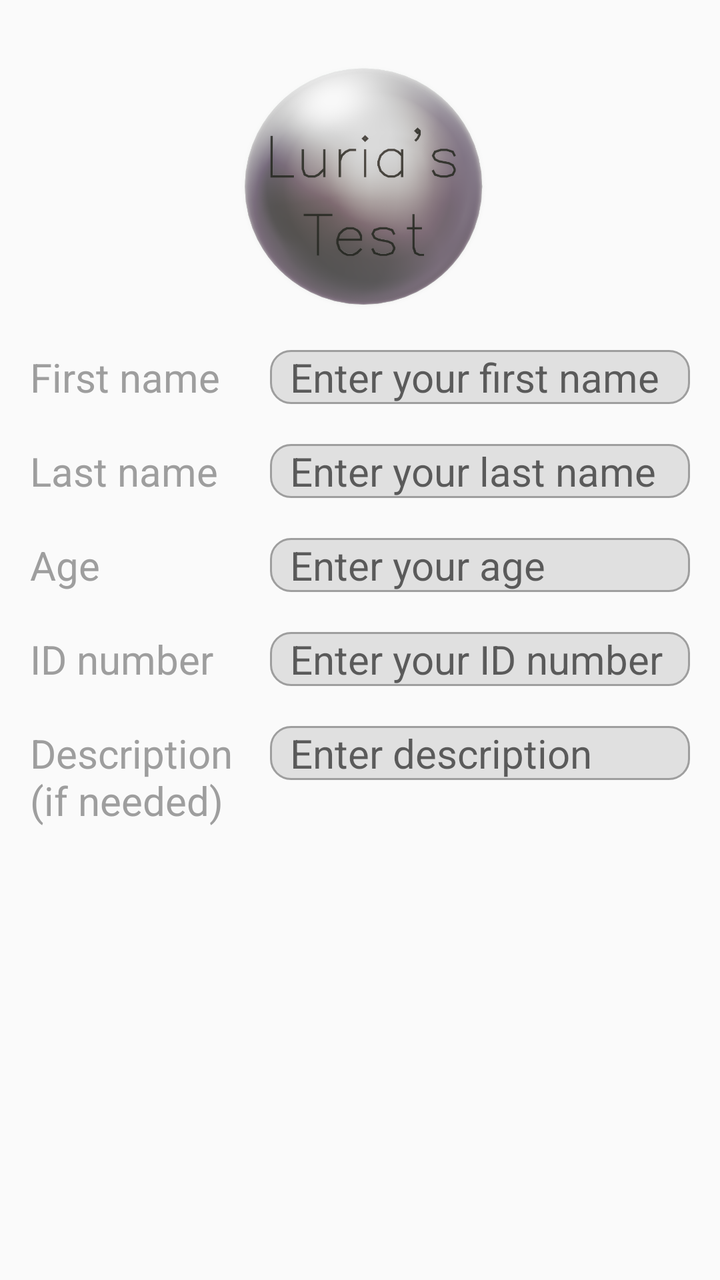
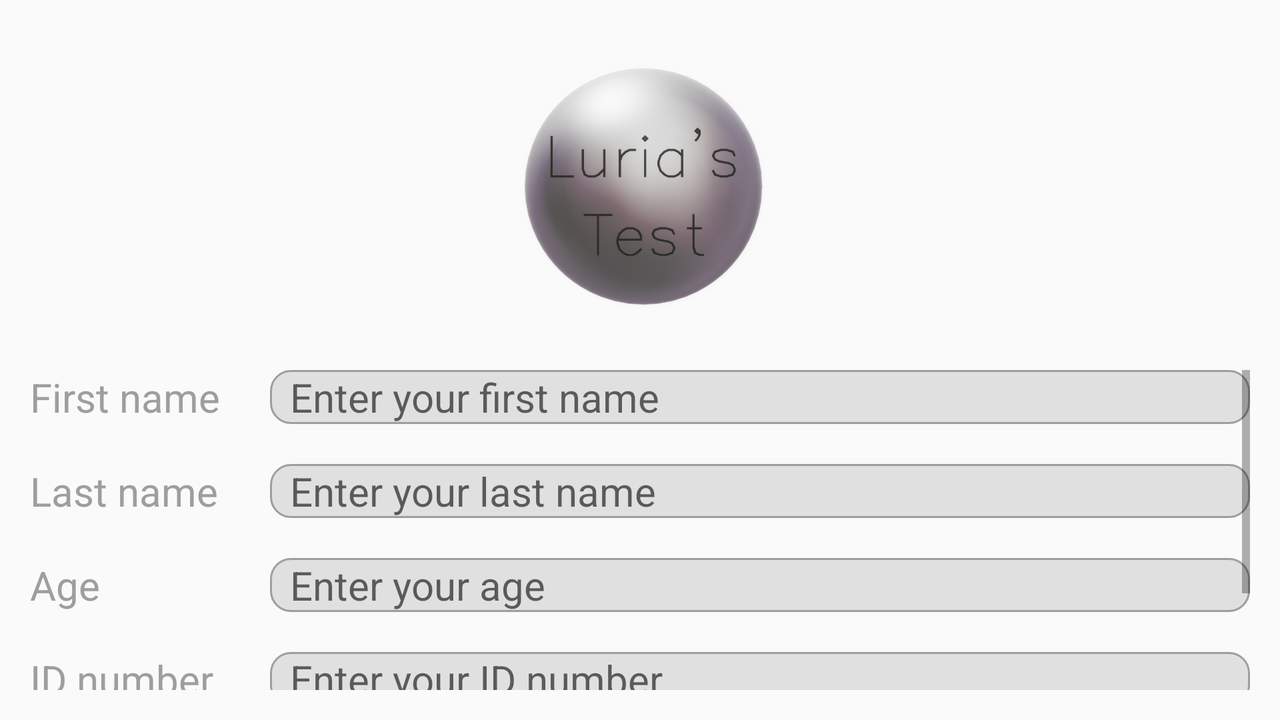

Two renders of one Android screen. The first uses the default layout on a phone; the second uses the alternative layout the repository ships for a different screen configuration, on a matching device. The two XML files are below.
<!-- AndroidManifest.xml: application theme AppTheme -->
<!-- res/layout/edit_existing_data.xml -->
<?xml version="1.0" encoding="utf-8"?>
<RelativeLayout
xmlns:android="http://schemas.android.com/apk/res/android"
android:layout_width="match_parent"
android:layout_height="match_parent"
android:padding="10dp">

<ImageView
    android:id="@+id/logo"
    android:layout_width="170dp"
    android:layout_height="170dp"
    android:src="@drawable/logo_luria"
    android:layout_centerHorizontal="true"
    android:padding="5dp"/>

    <ScrollView
        android:layout_width="fill_parent"
        android:layout_height="fill_parent"
        android:layout_marginTop="160dp"
        android:padding="5dp">

        <RelativeLayout
            android:layout_width="fill_parent"
            android:layout_height="fill_parent">

<TextView
    android:id="@+id/textFirstName"
    android:layout_width="120dp"
    android:layout_height="wrap_content"

    android:layout_alignBaseline="@+id/editTextFirstName"

    android:fontFamily="sans-serif"
    android:text="@string/textFirstName"

    android:textAllCaps="false"
    android:textColor="@color/colorPrimaryDark"
    android:textSize="20sp"
    android:typeface="monospace" />

<EditText
    android:hint="@string/editTextFirstName"
    android:layout_width="match_parent"
    android:layout_height="wrap_content"
    android:paddingLeft="10dp"

    android:textColor="@color/colorAccent"
    android:background="@drawable/mybutton"

    android:layout_toRightOf="@id/textFirstName"
    android:layout_below="@id/logo"

    android:fontFamily="sans-serif"
    android:typeface="monospace"
    android:textAllCaps="false"
    android:textSize="20dp"

    android:id="@+id/editTextFirstName"/>

<TextView
    android:text="@string/textLastName"
    android:layout_width="120dp"
    android:layout_height="wrap_content"
    android:layout_marginTop="20dp"

    android:textColor="@color/colorPrimaryDark"
    android:layout_below="@id/textFirstName"

    android:fontFamily="sans-serif"
    android:typeface="monospace"
    android:textAllCaps="false"
    android:textSize="20dp"

    android:id="@+id/textLastName"/>

<EditText
    android:hint="@string/editTextLastName"
    android:layout_width="match_parent"
    android:layout_height="wrap_content"
    android:layout_marginTop="20dp"
    android:paddingLeft="10dp"

    android:textColor="@color/colorAccent"
    android:background="@drawable/mybutton"

    android:layout_toRightOf="@id/textLastName"
    android:layout_below="@id/editTextFirstName"

    android:fontFamily="sans-serif"
    android:typeface="monospace"
    android:textAllCaps="false"
    android:textSize="20dp"

    android:id="@+id/editTextLastName"/>

<TextView
    android:text="@string/textAge"
    android:layout_width="120dp"
    android:layout_height="wrap_content"
    android:layout_marginTop="20dp"

    android:textColor="@color/colorPrimaryDark"
    android:layout_below="@id/textLastName"

    android:fontFamily="sans-serif"
    android:typeface="monospace"
    android:textAllCaps="false"
    android:textSize="20dp"

    android:id="@+id/textAge"/>

<EditText
    android:hint="@string/editTextAge"
    android:layout_width="match_parent"
    android:layout_height="wrap_content"
    android:layout_marginTop="20dp"
    android:paddingLeft="10dp"

    android:textColor="@color/colorAccent"
    android:background="@drawable/mybutton"

    android:layout_toRightOf="@id/textAge"
    android:layout_below="@id/editTextLastName"

    android:fontFamily="sans-serif"
    android:typeface="monospace"
    android:textAllCaps="false"
    android:textSize="20dp"

    android:id="@+id/editTextAge"/>

<TextView
    android:text="@string/textIDNumber"
    android:layout_width="120dp"
    android:layout_height="wrap_content"
    android:layout_marginTop="20dp"

    android:textColor="@color/colorPrimaryDark"
    android:layout_below="@id/textAge"

    android:fontFamily="sans-serif"
    android:typeface="monospace"
    android:textAllCaps="false"
    android:textSize="20dp"

    android:id="@+id/textIDNumber"/>

<EditText
    android:hint="@string/editTextIDNumber"
    android:layout_width="match_parent"
    android:layout_height="wrap_content"
    android:layout_marginTop="20dp"
    android:paddingLeft="10dp"

    android:textColor="@color/colorAccent"
    android:background="@drawable/mybutton"

    android:layout_toRightOf="@id/textIDNumber"
    android:layout_below="@id/editTextAge"

    android:fontFamily="sans-serif"
    android:typeface="monospace"
    android:textAllCaps="false"
    android:textSize="20dp"

    android:id="@+id/editTextIDNumber"/>

<TextView
    android:text="@string/textDescription"
    android:layout_width="120dp"
    android:layout_height="wrap_content"
    android:layout_marginTop="20dp"

    android:textColor="@color/colorPrimaryDark"
    android:layout_below="@id/textIDNumber"

    android:fontFamily="sans-serif"
    android:typeface="monospace"
    android:textAllCaps="false"
    android:textSize="20dp"

    android:id="@+id/textDescription"/>

<EditText
    android:hint="@string/editTextDescription"
    android:layout_width="match_parent"
    android:layout_height="wrap_content"
    android:layout_marginTop="20dp"
    android:paddingLeft="10dp"

    android:textColor="@color/colorAccent"
    android:background="@drawable/mybutton"

    android:layout_toRightOf="@id/textDescription"
    android:layout_below="@id/editTextIDNumber"

    android:fontFamily="sans-serif"
    android:typeface="monospace"
    android:textAllCaps="false"
    android:textSize="20dp"

    android:id="@+id/editTextDescription"/>

        </RelativeLayout>
    </ScrollView>
</RelativeLayout>
<!-- resources referenced by this layout -->
<resources>
  <color name="colorAccent">#37474F</color>
  <color name="colorPrimaryDark">#9E9E9E</color>
  <!-- drawable logo_luria: png bitmap (drawable, 215594 bytes) -->
  <!-- drawable mybutton (drawable) -->
  <?xml version="1.0" encoding="utf-8"?>
  <selector xmlns:android="http://schemas.android.com/apk/res/android" >
      <item android:state_pressed="true" >
          <shape android:shape="rectangle"  >
              <corners android:radius="3dip" />
              <stroke android:width="1dip" android:color="@color/colorPrimaryDark" />
              <gradient android:angle="-90" android:startColor="@color/colorPrimary" android:endColor="@color/colorPrimaryDark"  />
          </shape>
      </item>
      <item android:state_focused="true">
          <shape android:shape="rectangle"  >
              <corners android:radius="3dip" />
              <stroke android:width="1dip" android:color="@color/colorAccent" />
              <solid android:color="@color/colorAccent"/>
          </shape>
      </item>
      <item >
          <shape android:shape="rectangle"  >
              <corners android:radius="10dip" />
              <stroke android:width="1dip" android:color="@color/colorPrimaryDark" />
              <gradient android:angle="-90" android:startColor="@color/colorPrimary" android:endColor="@color/colorPrimary" />
          </shape>
      </item>
  </selector>
  <string name="editTextAge">"Enter your age"</string>
  <string name="editTextDescription">"Enter description"</string>
  <string name="editTextFirstName">"Enter your first name"</string>
  <string name="editTextIDNumber">"Enter your ID number"</string>
  <string name="editTextLastName">"Enter your last name"</string>
  <string name="textAge">"Age"</string>
  <string name="textDescription">"Description (if needed)"</string>
  <string name="textFirstName">"First name"</string>
  <string name="textIDNumber">"ID number"</string>
  <string name="textLastName">"Last name"</string>
  <style name="AppTheme" parent="Theme.AppCompat.DayNight.NoActionBar">
          
          <item name="colorPrimary">@color/background</item>
          <item name="colorPrimaryDark">@color/text</item>
          <item name="colorAccent">@color/text</item>
          <item name="android:windowContentOverlay">@null</item>
      </style>
  <color name="colorPrimary">#E0E0E0</color>
  <color name="background">#FFFFFF</color>
  <color name="text">#01579B</color>
</resources>
<!-- res/layout-land/edit_existing_data.xml (the repository's variant of the layout above) -->
<!-- drawn on the phone turned sideways -->
<?xml version="1.0" encoding="utf-8"?>
<RelativeLayout
xmlns:android="http://schemas.android.com/apk/res/android"
android:layout_width="match_parent"
android:layout_height="match_parent"
android:padding="10dp"
    android:id="@+id/eedRelativeLayout"
    android:clickable="true"
    android:focusableInTouchMode="true"
    android:focusable="true">

<ImageView
    android:id="@+id/logo"
    android:layout_width="170dp"
    android:layout_height="170dp"
    android:src="@drawable/logo_luria"
    android:layout_centerHorizontal="true"
    android:padding="5dp"/>

    <ScrollView
        android:layout_width="fill_parent"
        android:layout_height="fill_parent"
        android:layout_below="@id/logo"
        android:padding="5dp">

        <RelativeLayout
            android:layout_width="fill_parent"
            android:layout_height="wrap_content">

<TextView
    android:id="@+id/textFirstName"
    android:layout_width="120dp"
    android:layout_height="wrap_content"
    android:layout_alignBaseline="@+id/editTextFirstName"
    android:fontFamily="sans-serif"
    android:text="@string/textFirstName"
    android:textAllCaps="false"
    android:textColor="@color/colorPrimaryDark"
    android:textSize="20sp"
    android:typeface="monospace" />

<EditText
    android:hint="@string/editTextFirstName"
    android:layout_width="match_parent"
    android:layout_height="wrap_content"
    android:paddingStart="10dp"
    android:paddingEnd="10dp"
    android:textColor="@color/colorAccent"
    android:background="@drawable/mybutton"
    android:layout_toEndOf="@id/textFirstName"
    android:fontFamily="sans-serif"
    android:typeface="monospace"
    android:textAllCaps="false"
    android:textSize="20sp"
    android:id="@+id/editTextFirstName"
    android:imeOptions="actionDone"/>

<TextView
    android:text="@string/textLastName"
    android:layout_width="120dp"
    android:layout_height="wrap_content"
    android:layout_marginTop="20dp"
    android:textColor="@color/colorPrimaryDark"
    android:layout_below="@id/textFirstName"
    android:fontFamily="sans-serif"
    android:typeface="monospace"
    android:textAllCaps="false"
    android:textSize="20sp"
    android:id="@+id/textLastName"/>

<EditText
    android:hint="@string/editTextLastName"
    android:layout_width="match_parent"
    android:layout_height="wrap_content"
    android:layout_marginTop="20dp"
    android:paddingStart="10dp"
    android:paddingEnd="10dp"
    android:textColor="@color/colorAccent"
    android:background="@drawable/mybutton"
    android:layout_toEndOf="@id/textLastName"
    android:layout_below="@id/editTextFirstName"
    android:fontFamily="sans-serif"
    android:typeface="monospace"
    android:textAllCaps="false"
    android:textSize="20sp"
    android:id="@+id/editTextLastName"
    android:imeOptions="actionDone"/>

<TextView
    android:text="@string/textAge"
    android:layout_width="120dp"
    android:layout_height="wrap_content"
    android:layout_marginTop="20dp"
    android:textColor="@color/colorPrimaryDark"
    android:layout_below="@id/textLastName"
    android:fontFamily="sans-serif"
    android:typeface="monospace"
    android:textAllCaps="false"
    android:textSize="20sp"
    android:id="@+id/textAge"/>

<EditText
    android:hint="@string/editTextAge"
    android:layout_width="match_parent"
    android:layout_height="wrap_content"
    android:layout_marginTop="20dp"
    android:paddingStart="10dp"
    android:paddingEnd="10dp"
    android:textColor="@color/colorAccent"
    android:background="@drawable/mybutton"
    android:layout_toEndOf="@id/textAge"
    android:layout_below="@id/editTextLastName"
    android:fontFamily="sans-serif"
    android:typeface="monospace"
    android:textAllCaps="false"
    android:textSize="20sp"
    android:id="@+id/editTextAge"
    android:imeOptions="actionDone"/>

<TextView
    android:text="@string/textIDNumber"
    android:layout_width="120dp"
    android:layout_height="wrap_content"
    android:layout_marginTop="20dp"
    android:textColor="@color/colorPrimaryDark"
    android:layout_below="@id/textAge"
    android:fontFamily="sans-serif"
    android:typeface="monospace"
    android:textAllCaps="false"
    android:textSize="20sp"
    android:id="@+id/textIDNumber"/>

<EditText
    android:hint="@string/editTextIDNumber"
    android:layout_width="match_parent"
    android:layout_height="wrap_content"
    android:layout_marginTop="20dp"
    android:paddingStart="10dp"
    android:paddingEnd="10dp"
    android:textColor="@color/colorAccent"
    android:background="@drawable/mybutton"
    android:layout_toEndOf="@id/textIDNumber"
    android:layout_below="@id/editTextAge"
    android:fontFamily="sans-serif"
    android:typeface="monospace"
    android:textAllCaps="false"
    android:textSize="20sp"
    android:id="@+id/editTextIDNumber"
    android:imeOptions="actionDone"/>

<TextView
    android:text="@string/textDescription"
    android:layout_width="120dp"
    android:layout_height="wrap_content"
    android:layout_marginTop="20dp"
    android:textColor="@color/colorPrimaryDark"
    android:layout_below="@id/textIDNumber"
    android:fontFamily="sans-serif"
    android:typeface="monospace"
    android:textAllCaps="false"
    android:textSize="20sp"
    android:id="@+id/textDescription"/>

<EditText
    android:hint="@string/editTextDescription"
    android:layout_width="match_parent"
    android:layout_height="wrap_content"
    android:layout_marginTop="20dp"
    android:paddingStart="10dp"
    android:paddingEnd="10dp"
    android:textColor="@color/colorAccent"
    android:background="@drawable/mybutton"
    android:layout_toEndOf="@id/textDescription"
    android:layout_below="@id/editTextIDNumber"
    android:fontFamily="sans-serif"
    android:typeface="monospace"
    android:textAllCaps="false"
    android:textSize="20sp"
    android:id="@+id/editTextDescription"
    android:imeOptions="actionDone"/>

        </RelativeLayout>
    </ScrollView>
</RelativeLayout>
